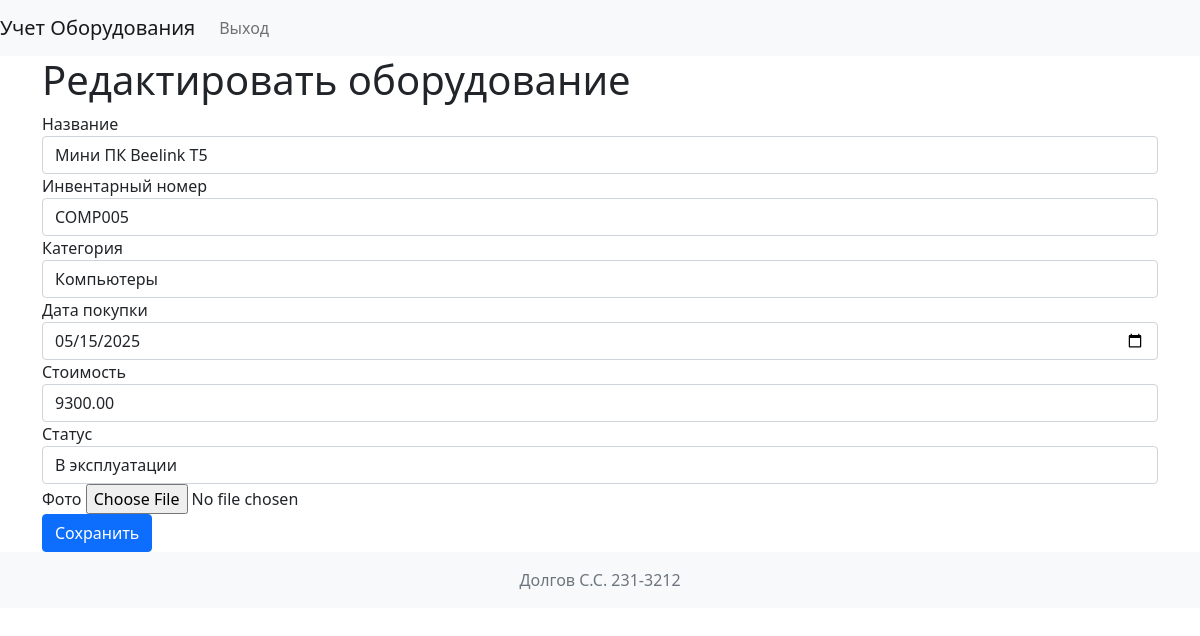
/edit/5 (signed in), run on the app's committed database.
### models.py (models this page shows, shortened)
class Equipment(db.Model):
    id = db.Column(db.Integer, primary_key=True)
    name = db.Column(db.String(255), nullable=False)
    inventory_number = db.Column(db.String(50), unique=True, nullable=False)
    category_id = db.Column(db.Integer, db.ForeignKey('category.id'), nullable=False)
    category = relationship("Category", backref="equipment")
    purchase_date = db.Column(db.Date, nullable=False)
    cost = db.Column(db.Numeric(10, 2), nullable=False)
    status = db.Column(Enum('В эксплуатации', 'На ремонте', 'Списано', name='equipment_status'), nullable=False)
    photo_id = db.Column(db.Integer, db.ForeignKey('photo.id'), nullable=True)
    photo = relationship("Photo", backref="equipment")
    created_at = db.Column(DateTime, default=datetime.utcnow)
    responsible_persons = relationship("Person", secondary="equipment_person", back_populates="equipment")

### app.py (the view, shortened to what this page needs)
@app.route('/edit/<int:id>', methods=['GET', 'POST'])
@login_required
def edit_equipment(id):
    if current_user.role.name != 'admin':
        flash('У вас недостаточно прав для выполнения данного действия', 'danger')
        return redirect(url_for('index'))
    equipment = Equipment.query.get_or_404(id)
    form = EquipmentForm(obj=equipment)
    form.category_id.choices = [(c.id, c.name) for c in Category.query.all()]
    return render_template('edit.html', form=form, equipment=equipment)

### app.py
class EquipmentForm(FlaskForm):
    name = StringField('Название', validators=[DataRequired(), Length(max=255)])
    inventory_number = StringField('Инвентарный номер', validators=[DataRequired(), Length(max=50)])
    category_id = SelectField('Категория', coerce=int, validators=[DataRequired()])
    purchase_date = DateField('Дата покупки', validators=[DataRequired()])
    cost = DecimalField('Стоимость', validators=[DataRequired(), NumberRange(min=0)])
    status = SelectField('Статус', choices=[('В эксплуатации', 'В эксплуатации'), ('На ремонте', 'На ремонте'), ('Списано', 'Списано')], validators=[DataRequired()])
    photo = FileField('Фото', validators=[FileAllowed(ALLOWED_EXTENSIONS)])
    new_photo = FileField('Загрузить новую фотографию', validators=[FileAllowed(['jpg', 'jpeg', 'png', 'gif'])])
    submit = SubmitField('Сохранить')

### app.py (called while the page is built)
@login_manager.user_loader
def load_user(user_id):
    return User.query.get(int(user_id))

def login_required(f):
    @wraps(f)
    def decorated_function(*args, **kwargs):
        if not current_user.is_authenticated:
            flash('Для выполнения данного действия необходимо пройти процедуру аутентификации.', 'warning')
            return redirect(url_for('login'))
        return f(*args, **kwargs)
    return decorated_function

### templates/edit.html (shortened to what this page needs)
{% extends 'base.html' %}
{% block content %}
    <h1>Редактировать оборудование</h1>
    <form method="POST" action="{{ url_for('edit_equipment', id=equipment.id) }}" enctype="multipart/form-data">
        <div class="form-group">
            {{ form.name.label }}
            {{ form.name(class="form-control", value=equipment.name) }}
        </div>
        <div class="form-group">
            {{ form.inventory_number.label }}
            {{ form.inventory_number(class="form-control", value=equipment.inventory_number) }}
        </div>
        <div class="form-group">
            {{ form.category_id.label }}
            {{ form.category_id(class="form-control", value=equipment.category_id) }}
        </div>
        <div class="form-group">
            {{ form.purchase_date.label }}
            {{ form.purchase_date(class="form-control", value=equipment.purchase_date.strftime('%Y-%m-%d') if equipment.purchase_date else '', placeholder="YYYY-MM-DD") }}
        </div>
        <div class="form-group">
            {{ form.cost.label }}
            {{ form.cost(class="form-control", value=equipment.cost) }}
        </div>
        <div class="form-group">
            {{ form.status.label }}
            {{ form.status(class="form-control", value=equipment.status) }}
        </div>
        <div class="form-group">
            {{ form.photo.label }}
            {{ form.photo(class="form-control-file") }}
        </div>
        {{ form.submit(class="btn btn-primary") }}
    </form>
{% endblock %}

### data on the page
Equipment: name "Мини ПК Beelink T5", inventory_number "COMP005", category_id "Компьютеры", purchase_date "05/15/2025", cost "9300.00", status "В эксплуатации"
